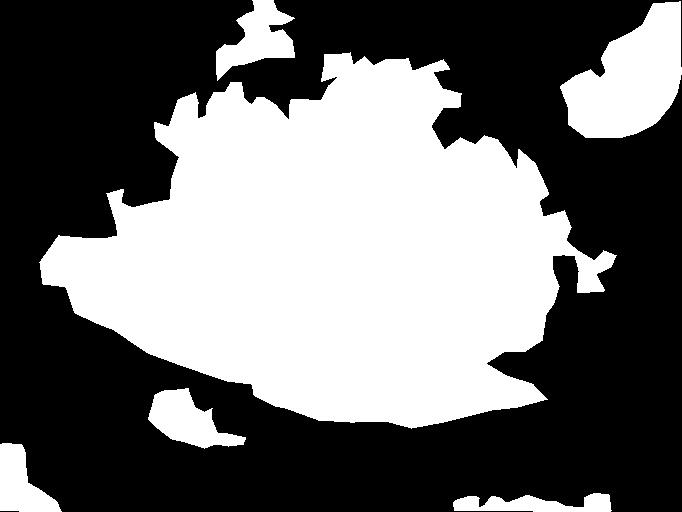
#> input picture threshtester/2GT/B10_GT.jpg, 682 x 512 px, given in place of B1.jpg, which was not available
$ python matchtest.py
#> lines starting #> are read from the running program, lines starting #| are printed output that depends on the picture; pictures that were not available may be replaced by others from this repository, and a replacement may not be noted
#> further down, img is the input picture: shape (512, 682, 3); min 0, max 255, mean 109.9
### miscutils.py
import cv2 as cv
import numpy as np
import matplotlib.pyplot as plt
from skimage import filters
# [11 lines left out: function brMap, not called in this run]

def hytaThreshold(mapped, sdthresh = 0.03, fixedThresh = 0.25, method=cv.THRESH_BINARY_INV):
    '''Takes one-channel decimal image (intensities 0-1) and applies hybrid thresholding.

    Keyword arguments
    sdthresh -- min. std. dev. to use adaptive over fixed threshold (default 0.03)
    fixedThresh -- threshold to use for fixed thresholding (default 0.25)
    method -- thresholding method to use (default cv.THRESH_BINARY_INV)
    '''
#> called with sdthresh = 0.03, fixedThresh = 0.025, method = 1

    mean, stddev = cv.meanStdDev(mapped)
#> mean = [109.9]; stddev = [126]
    if stddev < sdthresh:
        print("unimodal")
        return cv.threshold(mapped, fixedThresh,255, method)[1]
    else:
        print("Bimodal")
        # normalizes image from 0-1 to 0-255 because otsu threshold doesn't like        decimals for some reason
        mapped = np.array(mapped * 255, dtype='uint8')
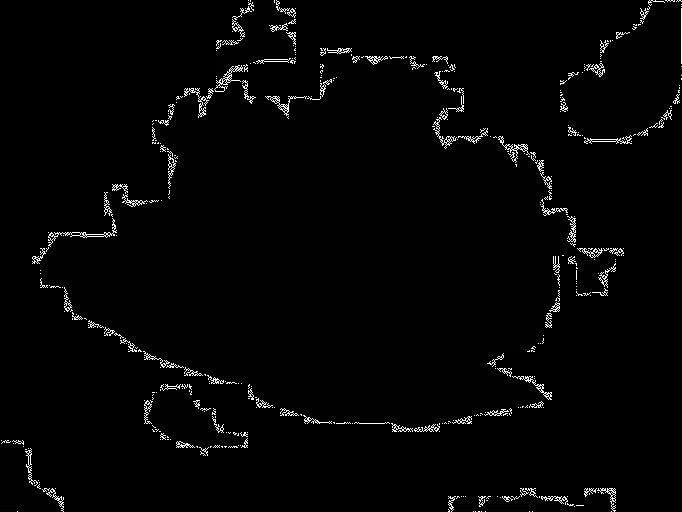
#> mapped: shape (512, 682); min 0, max 255, mean 5.6
        thresh = filters.threshold_li(mapped)
#> thresh = 41.15
        return cv.threshold(mapped, thresh,255,method)[1]
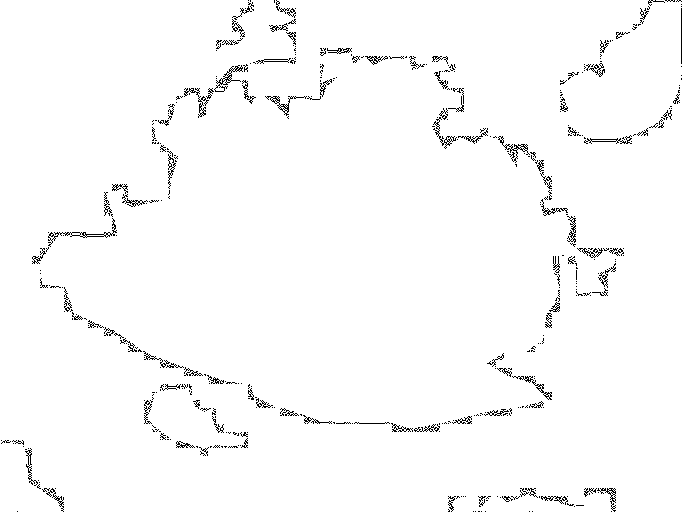
#> returned value: shape (512, 682); 98% white; black in thin lines or dots

# [29 lines left out: function colorGraph, not called in this run]

class RegionOffsets:
    '''
    Cross correlates regions of image against reference to find their locations in the reference image.

    Parameters
    ----------
    im: Mat
    reference: Mat
    rows: int
    Number of rows of regions to use, i.e. number of regions=rows^2.

    Attributes
    ----------
    im, reference, rows identical to parameters.
    offsets: np.ndarray
    rows x rows x 2 array of image regions' locations in reference image.
    matchiness: np.ndarray
    rows x rows array of max cross correlation score of each region against reference.
    drawOffsets(): Mat
    returns reference image with lines drawn showing offsets of regions.
    '''
    # [80 lines left out: functions __init__, drawOffsets, flatten, split, not called in this run]

### matchtest.py
#might delete this later? is this useful?
import cv2 as cv
import numpy as np
import miscutils
SD_THRESH = 0.03
FIXED_THRESH = 0.025
METHOD = cv.THRESH_BINARY_INV

img = cv.imread(r'C:\Users\ktsun\AppData\Local\Programs\Python\Python38-32\B1.jpg')
cv.imshow('img',img)

img = cv.cvtColor(img, cv.COLOR_BGR2GRAY)
hyta = miscutils.hytaThreshold(img, SD_THRESH, FIXED_THRESH, METHOD)
cv.imshow('hyta',hyta)

truth = cv.imread(r'C:\Users\ktsun\AppData\Local\Programs\Python\Python38-32\B1_GT.jpg')
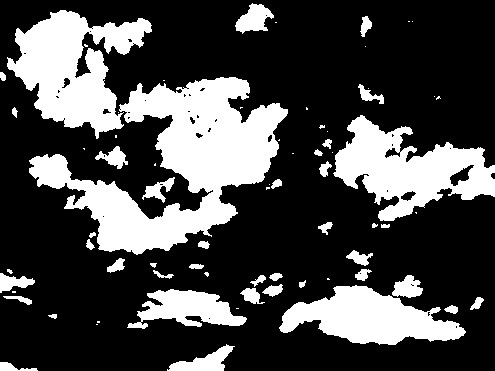
#> input picture threshtester/2GT/B1_GT.jpg, 495 x 371 px, found by its file name
#> truth is the input picture: shape (371, 495, 3); min 0, max 255, mean 71.7
truth = cv.cvtColor(truth, cv.COLOR_BGR2GRAY)
#> truth: shape (371, 495)
cv.imshow('truth',truth)

print(cv.matchTemplate(hyta, truth, cv.TM_CCOEFF_NORMED))
#> (printed output is left out)

while cv.waitKey() == -1:
#> (key Esc is pressed here)
    pass
cv.destroyAllWindows()
